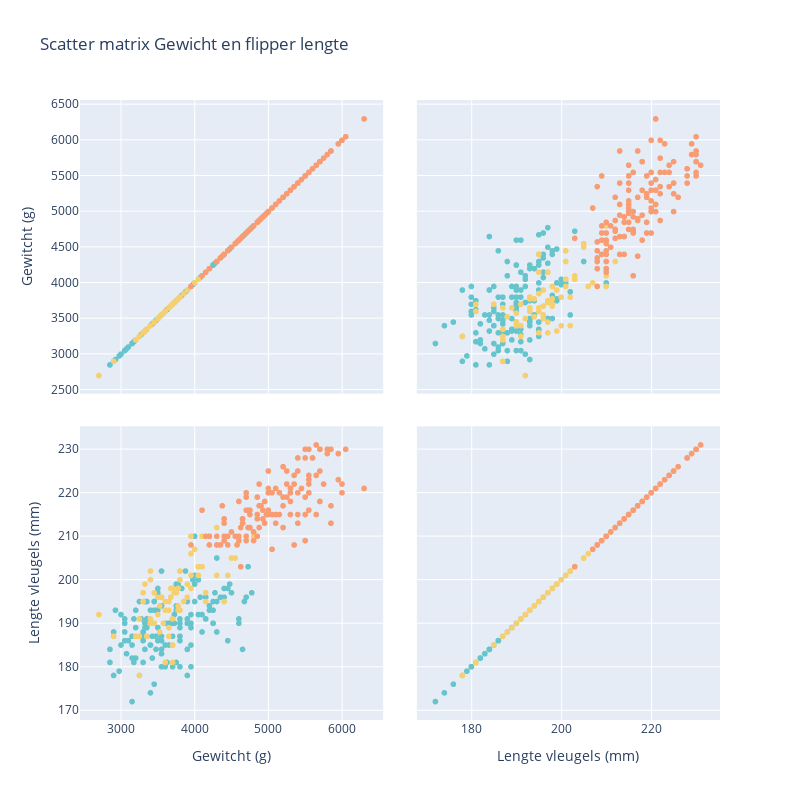

The notebook cell saved with this chart:
### Markdown cell above
We willen de spreidingsdiagram van onderdeel 7 ook maken met behulp van de `plotly.graph_objects` om een aantal opties toe te voegen. 
* Maak een scatter matrix (splom). https://plotly.com/python/splom/
* Geef de verschillende soorten andere kleuren (als het kan, soortgelijke kleuren als in de voorgaande figuren, https://plotly.com/python/colorscales/)
* Geef de assen juiste namen en geef de figuur een passende titel

Zit in je in klas 1: 
* Zorg dat de markers doorzichtig zijn. Gebruik de waarde `0.3`.

Zit je in klas 2:
* Verberg de diagonale grafieken van de figuur.

Zit je in klas 3:
* Gebruik een hoogte en breedte van `800` voor deze figuur.

### Code cell
import plotly.graph_objects as go

### code

dim=['body_mass_g', 'flipper_length_mm']

marker = dict(
    color=df['species'].map({'Adelie':0, 'Chinstrap':1, 'Gentoo':2}),
    colorscale=['rgb(102, 197, 204)', 'rgb(246, 207, 113)', 'rgb(248, 156, 116)']
)

dim = [
    dict(label='Gewicht (g)', values=df['body_mass_g']),
    dict(label='Lengte vleugels (mm)', values=df['flipper_length_mm'])
]

fig = go.Splom(dimensions=dim, marker=marker)


fig = go.Figure(fig)
fig.update_layout(width=800, height=800,
                  title='Scatter matrix Gewicht en flipper lengte')
fig.show()

### Figure 1 — Plotly figure (JSON) as saved in the notebook; plotly's stock layout.template omitted (floating-point values rounded to 4 significant figures; data arrays with more than 128 entries replaced by an {"elided": "..."} marker saying what was removed)
{"data": [{"dimensions": [{"label": "Gewitcht (g)", "values": {"elided": "344 int values"}}, {"label": "Lengte vleugels (mm)", "values": {"elided": "344 int values"}}], "marker": {"color": {"elided": "344 int values"}, "colorscale": [[0, "rgb(102, 197, 204)"], [0.5, "rgb(246, 207, 113)"], [1, "rgb(248, 156, 116)"]]}, "type": "splom"}], "layout": {"height": 800, "title": {"text": "Scatter matrix Gewicht en flipper lengte"}, "width": 800}}
